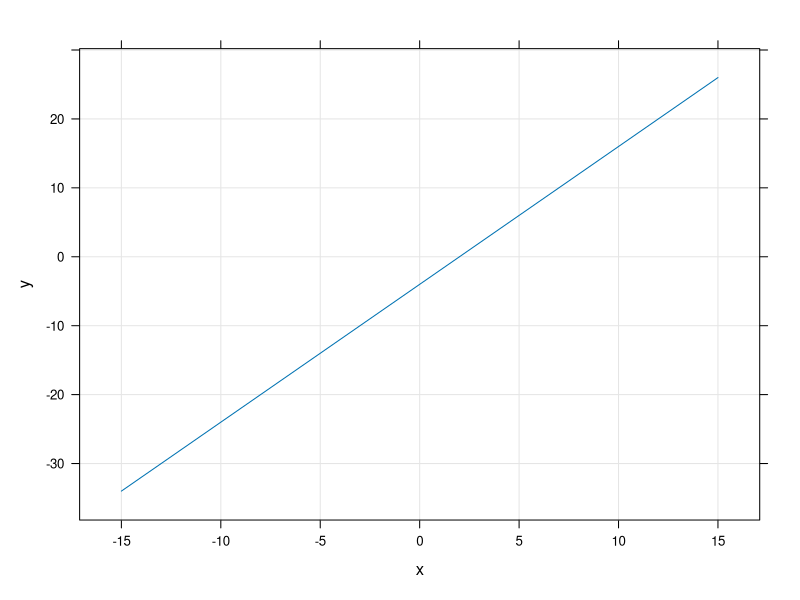
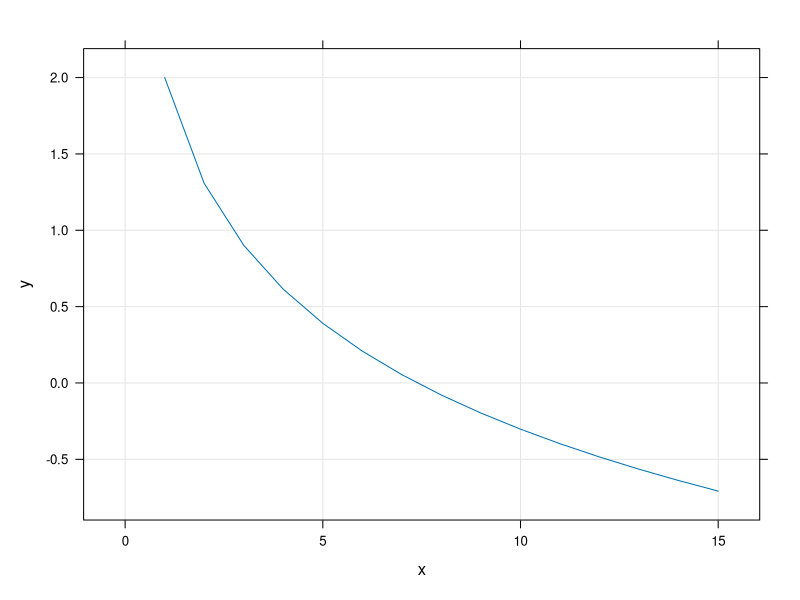

These charts were generated, in order, by the following R code:
## ---- chunk 1
knitr::opts_chunk$set(echo = TRUE)
## ---- chunk 2
a<-sample(c(-10:10),1)
b<-sample(c(1:10),1)

a
b

f<-function(x) (a+b*(x))

## ---- chunk 3
library(lattice)
x1<-seq(-15,15,1)
y1<-(a+b*x1)
xyplot(y1~x1,type=c("g","l"),xlab="x",ylab="y")
## ---- chunk 4
c<-1
delta<-1 

## ---- chunk 5
coef_d<-(f(c+delta)-f(c))*1/delta
coef_d
B0<-f(c)-c*coef_d
B0
## ---- chunk 6
x0<- -B0/coef_d
x0
f(x0)
## ---- chunk 7

x2<-seq(0,15,1)
y<- -log(x2)+2
xyplot(y~x2,type=c("l","g"),xlab="x")

## ---- chunk 8
f<-function(x) (-log(x)+2)
## ---- chunk 9
x0<-0.5
p<-0
n<-100
## ---- chunk 10
for(i in 1:n){
  c[i]<-x0
  x0<- -(f(c[i])-c[i]*((f(c[i]+0.01)-f(c[i]))*1/0.01))/((f(c[i]+0.01)-f(c[i]))*1/0.01)
  if(f(x0)>=-p & f(x0)<=p) break
}
x0
f(x0)
